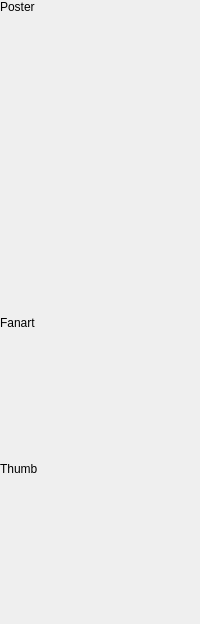
            <widget class="QWidget" name="page">
             <layout class="QVBoxLayout" name="verticalLayout_10">
              <property name="leftMargin">
               <number>0</number>
              </property>
              <property name="topMargin">
               <number>0</number>
              </property>
              <property name="rightMargin">
               <number>0</number>
              </property>
              <property name="bottomMargin">
               <number>0</number>
              </property>
              <item>
               <widget class="QLabel" name="labelPoster">
                <property name="text">
                 <string>Poster</string>
                </property>
               </widget>
              </item>
              <item>
               <widget class="ClosableImage" name="poster">
                <property name="minimumSize">
                 <size>
                  <width>180</width>
                  <height>290</height>
                 </size>
                </property>
                <property name="maximumSize">
                 <size>
                  <width>180</width>
                  <height>290</height>
                 </size>
                </property>
                <property name="cursor">
                 <cursorShape>PointingHandCursor</cursorShape>
                </property>
                <property name="toolTip">
                 <string>Click to Change</string>
                </property>
                <property name="text">
                 <string/>
                </property>
                <property name="pixmap">
                 <pixmap resource="../../../data/MediaElch.qrc">:/img/placeholders/poster.png</pixmap>
                </property>
                <property name="alignment">
                 <set>Qt::AlignmentFlag::AlignCenter</set>
                </property>
                <property name="clickable" stdset="0">
                 <bool>true</bool>
                </property>
                <property name="myFixedHeight" stdset="0">
                 <number>290</number>
                </property>
                <property name="title" stdset="0">
                 <string>Poster</string>
                </property>
               </widget>
              </item>
              <item>
               <widget class="QLabel" name="labelFanart">
                <property name="text">
                 <string>Fanart</string>
                </property>
               </widget>
              </item>
              <item>
               <widget class="ClosableImage" name="backdrop">
                <property name="minimumSize">
                 <size>
                  <width>180</width>
                  <height>120</height>
                 </size>
                </property>
                <property name="maximumSize">
                 <size>
                  <width>180</width>
                  <height>120</height>
                 </size>
                </property>
                <property name="cursor">
                 <cursorShape>PointingHandCursor</cursorShape>
                </property>
                <property name="toolTip">
                 <string>Click to Change</string>
                </property>
                <property name="text">
                 <string/>
                </property>
                <property name="pixmap">
                 <pixmap resource="../../../data/MediaElch.qrc">:/img/placeholders/fanart.png</pixmap>
                </property>
                <property name="alignment">
                 <set>Qt::AlignmentFlag::AlignCenter</set>
                </property>
                <property name="clickable" stdset="0">
                 <bool>true</bool>
                </property>
                <property name="myFixedHeight" stdset="0">
                 <number>120</number>
                </property>
                <property name="title" stdset="0">
                 <string>Fanart</string>
                </property>
               </widget>
              </item>
              <item>
               <widget class="QLabel" name="labelThumb">
                <property name="text">
                 <string>Thumb</string>
                </property>
               </widget>
              </item>
              <item>
               <widget class="ClosableImage" name="thumb">
                <property name="minimumSize">
                 <size>
                  <width>180</width>
                  <height>102</height>
                 </size>
                </property>
                <property name="maximumSize">
                 <size>
                  <width>180</width>
                  <height>102</height>
                 </size>
                </property>
                <property name="cursor">
                 <cursorShape>PointingHandCursor</cursorShape>
                </property>
                <property name="toolTip">
                 <string>Click to Change</string>
                </property>
                <property name="text">
                 <string/>
                </property>
                <property name="pixmap">
                 <pixmap resource="../../../data/MediaElch.qrc">:/img/placeholders/thumb.png</pixmap>
                </property>
                <property name="alignment">
                 <set>Qt::AlignmentFlag::AlignCenter</set>
                </property>
                <property name="clickable" stdset="0">
                 <bool>true</bool>
                </property>
                <property name="myFixedHeight" stdset="0">
                 <number>102</number>
                </property>
                <property name="title" stdset="0">
                 <string>Thumb</string>
                </property>
               </widget>
              </item>
              <item>
               <spacer name="verticalSpacer">
                <property name="orientation">
                 <enum>Qt::Vertical</enum>
                </property>
                <property name="sizeHint" stdset="0">
                 <size>
                  <width>20</width>
                  <height>40</height>
                 </size>
                </property>
               </spacer>
              </item>
             </layout>
            </widget>
